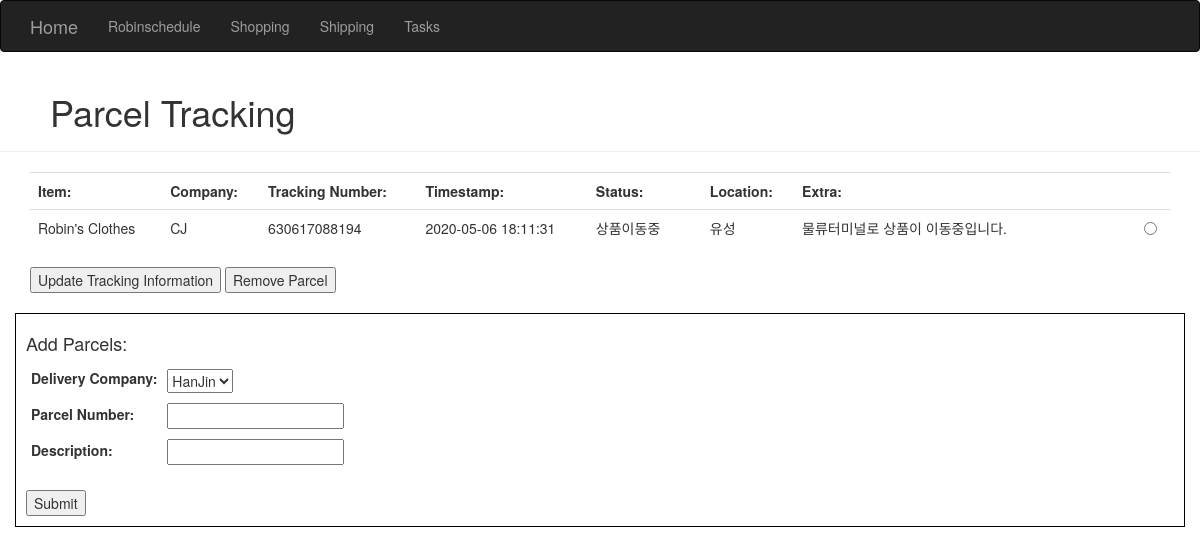
Before: /shipping with the older database file.
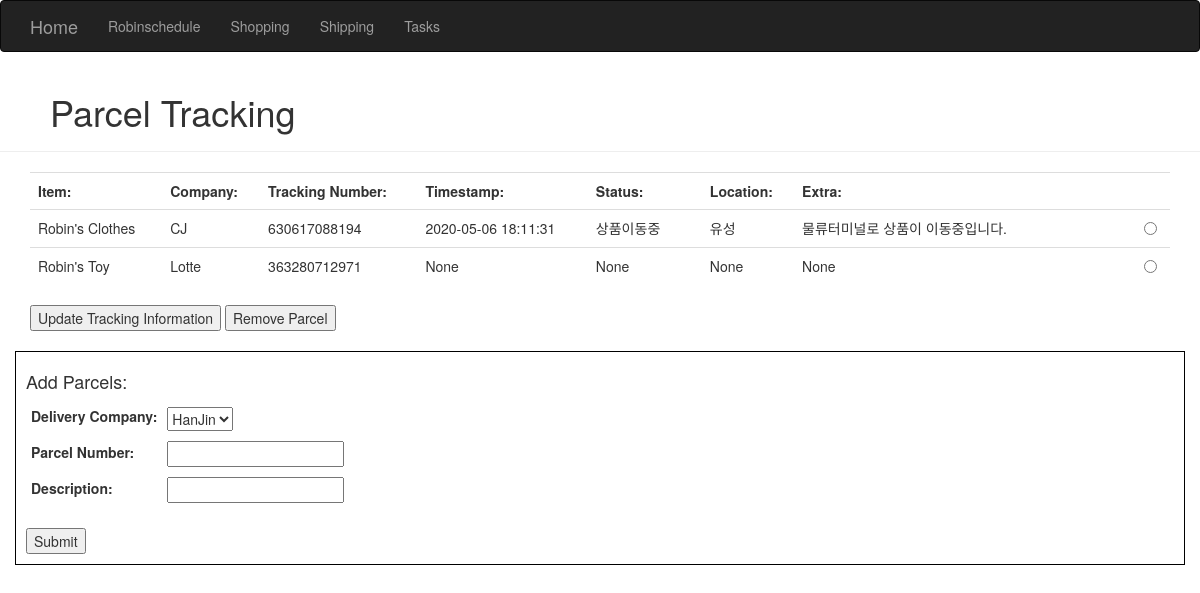
After: the same page with the newer database file.
### homeSite.py (models this page shows)
class ParcelInfo(db.Model): # Store Parcel Information
    __tablename__ = 'parcelInfo'
    id = db.Column(db.Integer, primary_key=True)
    trackingNumber = db.Column(db.String(64))
    company = db.Column(db.String(64))
    description = db.Column(db.String(64))
    delivered = db.Column(db.Boolean(), default=False) #Store simple bool for is delivered - use for CSS styling
    status = db.Column(db.String(64)) #Store short parcel status note
    timestamp = db.Column(db.DateTime()) #Store last update's timestamp
    location = db.Column(db.String(64)) #Store last update's location
    extraNotes = db.Column(db.String(64)) #Store extra notes if given

### homeSite.py (the view, shortened to what this page needs)
@app.route('/shipping', methods=['GET', 'POST'])
def shipping():
    parcelsCurrentlyTracked = ParcelInfo.query.all()
    return render_template('shipping.html', companies=parcelProviders, parcels=parcelsCurrentlyTracked)

### templates/shipping.html (shortened to what this page needs)
{% extends "base.html" %}
{% block content %}
<div class="page-header" style="padding-left: 50px;">
    <h1>Parcel Tracking</h1>
</div>
<div class="container">
    <table class="table">
        <th id="item">Item:</th>
        <th id="company">Company:</th>
        <th id="trackingNumber">Tracking Number:</th>
        <th id="timestamp">Timestamp:</th>
        <th id="status" style="width:10%">Status:</th>
        <th id="location">Location:</th>
        <th id="extra" style="width: 30%;">Extra:</th>
        <th id="selection"></th>
        {% if parcels %}
            <form method="POST">
                {% for parcel in parcels %}
                    {% if parcel.delivered %}
                        <tr style="background-color: mediumspringgreen;">
                    {% else %}
                        <tr>
                    {% endif %}
                            <td id="item">{{parcel.description}}</td>
                            <td id="company">{{parcel.company}}</td>
                            <td id="trackingNumber">{{parcel.trackingNumber}}</td>
                            <td id="timestamp">{{parcel.timestamp}}</td>
                            <td id="status">{{parcel.status}}</td>
                            <td id="location">{{parcel.location}}</td>
                            <td id="extra">{{parcel.extraNotes}}</td>
                            <td id="selection"><input type="radio" name="parcelToUpdate" value="{{parcel.id}}"></td>
                        </tr>
                {% endfor %}
        </table>
            <input type="submit" name="update" value="Update Tracking Information">
            <input type="submit" name="remove" value="Remove Parcel">
        {% else %}
        </table>
        <div class="container" style="text-align: center;">
            No parcels registered.
        </div>
        {% endif %}
<br/>
<br/>
</div>
<div class="container" style="border: 1px solid black; padding: 10px;">
    <form method=POST name="addParcelInfo">
        <table>
            <tr>
                <th colspan="2">
                    <h4>Add Parcels:</h4>
                </th>
            </tr>
            <tr>
                <td>
                    <label for="selectedParcelProvider">Delivery Company:</label>
                </td>
                <td>
                    <select id="selectedParcelProvider" name="selectedParcelProvider">
                        {% for company in companies %}
                            <option value="{{company}}">{{company}}</option>
                        {% endfor %}
                    </select>
                </td>
            </tr>
            <tr>
                <td>
                    <label for="parcelNumber">Parcel Number:</label>
                </td>
                <td>
                    <input type="text" id="parcelNumber" name="parcelNumber" required>
                </td>
            </tr>
            <tr>
                <td>
                    <label for="parcelDescription">Description:</label>
                </td>
                <td>
                    <input type="text" id="parcelDescription" name="parcelDescription" required>
                </td>
            </tr>
            <tr style="height: 20px;">
            </tr>
        </table>
    <input type="submit" name="addParcelInfo">
    </form>
</div>
{% endblock %}

### templates/base.html (shortened to what this page needs)
{% extends "bootstrap/base.html" %}
{% block navbar %}
<div class="navbar navbar-inverse" role="navigation">
    <div class="container">
        <div class="navbar-header">
            <a class="navbar-brand" href="/">Home</a>
        </div>
        <div class="navbar-collapse collapse">
            <ul class="nav navbar-nav">
                <li><a href="/schedule">Robinschedule</a></li>
                <li><a href="/shopping">Shopping</a></li>
                <li><a href="/shipping">Shipping</a></li>
                <li><a href="/tasks">Tasks</a></li>
            </ul>
        </div>
    </div>
</div>
{% endblock %}

### templates/shipping.html (style rules this page uses)
td { padding:5px }

Changed rows visible on the page:
added ParcelInfo: description "Robin's Toy", company "Lotte", trackingNumber "363280712971", timestamp "None", status "None", location "None", extraNotes "None"
